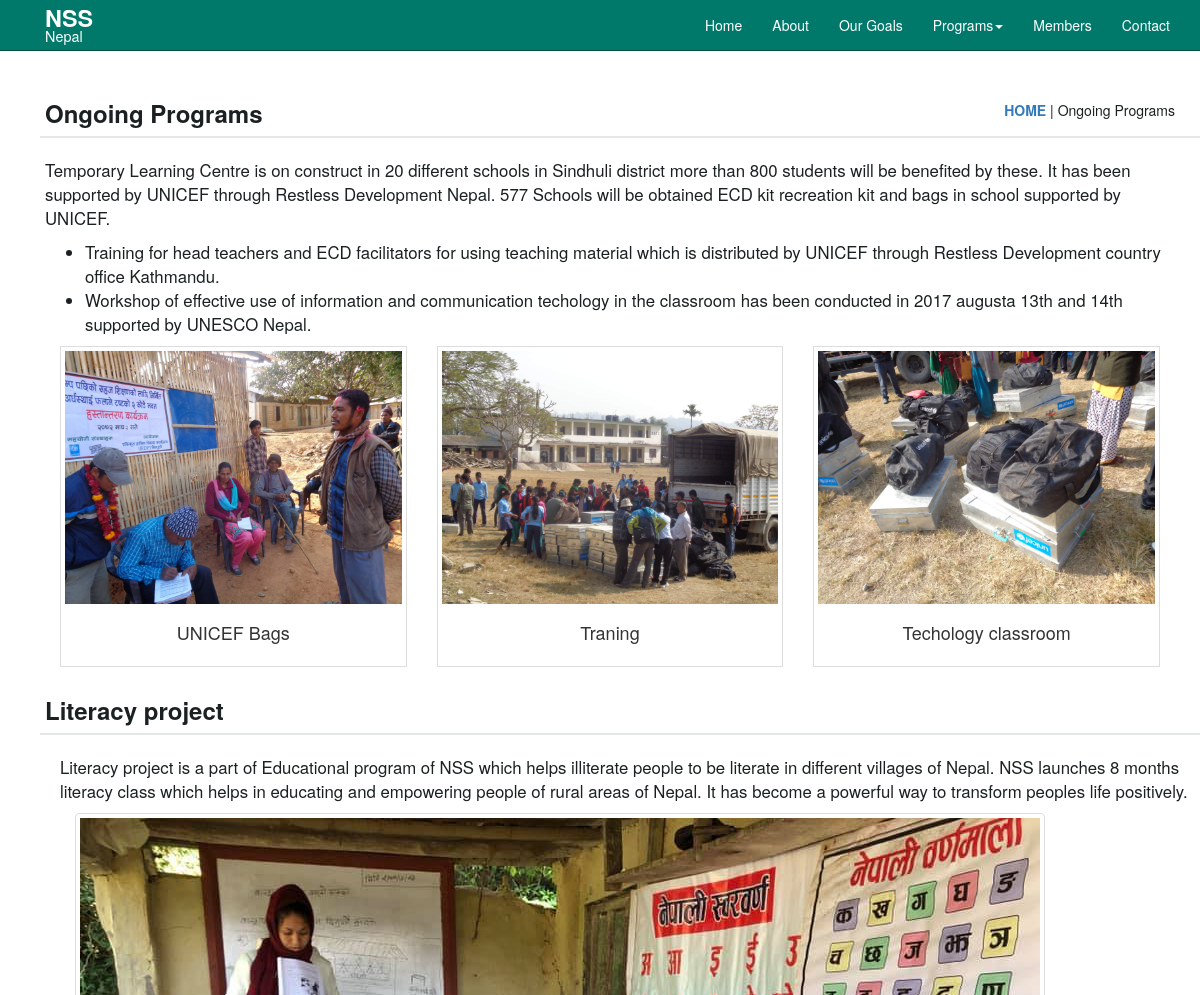
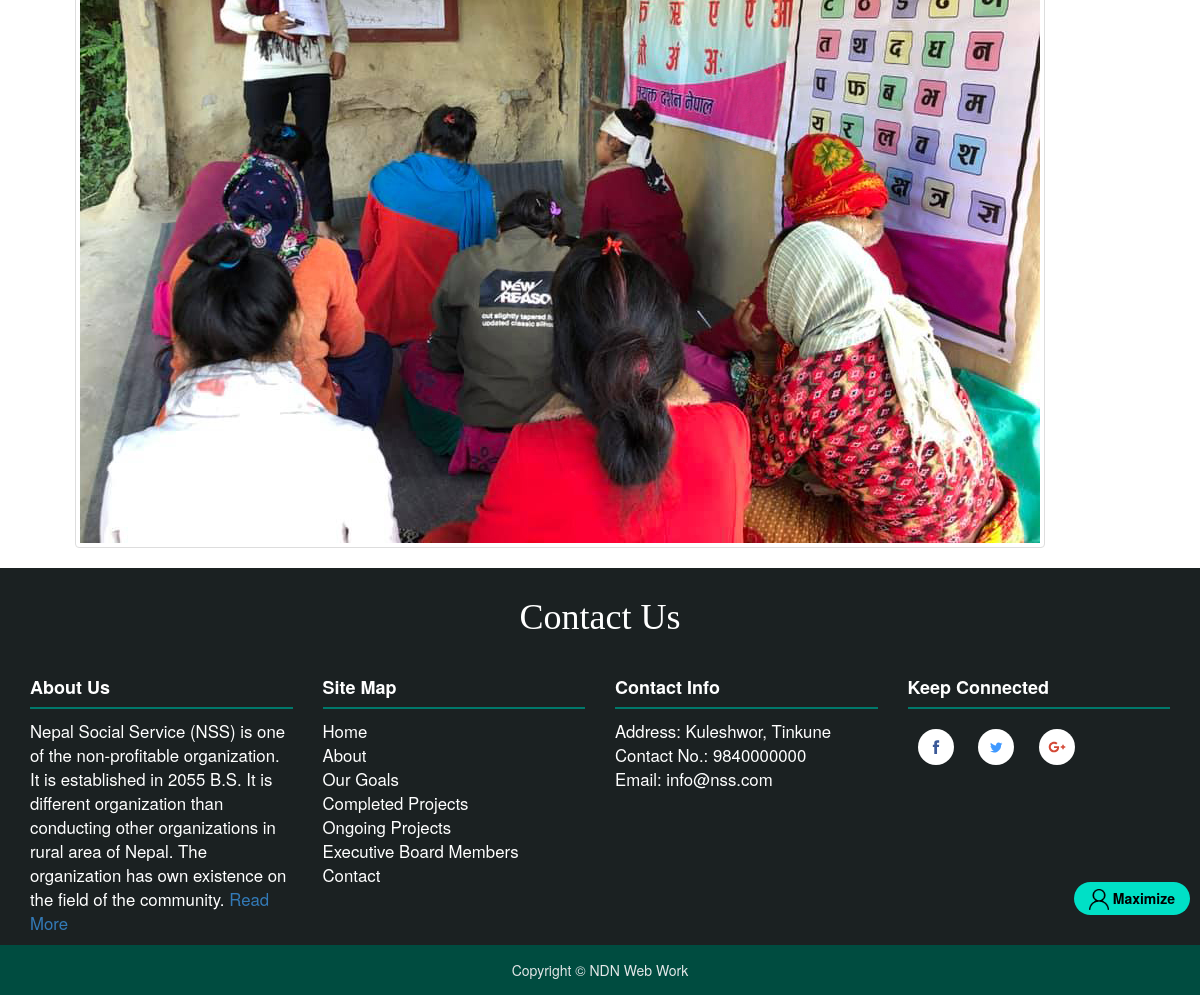
The page /pages/ongoing.php?min=1 (signed in) on the database its author committed (2 pictures, top to bottom).
### tables this page shows
CREATE TABLE `tb_project` (
  `SN` int(11) NOT NULL,
  `Pname` varchar(100) NOT NULL,
  `Pcondition` varchar(200) NOT NULL,
  `Description` text NOT NULL,
  `Pimage` varchar(255) NOT NULL
);

### pages/ongoing.php (the view, shortened to what this page needs)
<?php
  include "../admin/connect.php";
?>
<!DOCTYPE html>
<html>
<head>
  <link rel="stylesheet" type="text/css" href="https://maxcdn.bootstrapcdn.com/bootstrap/3.3.7/css/bootstrap.min.css">
  <link rel="stylesheet" type="text/css" href="../stylesheets/bootstrap.css">
  <link rel="stylesheet" type="text/css" href="http://fontawesome.io/assets/font-awesome/css/font-awesome.css">
  <link rel="stylesheet" href="../stylesheets/main.css">
</head>
<body>
  <?php
    if (isset($_GET['min'])) {
      echo "
        <a href='../admin/dash/projects.php' class='amaximize'>
          <div class='admin_max'>
            <img src='../images/user.png' />
            <span>Maximize</span>
          </div>
        </a>
      ";
    }
    ?>
<nav class="navbar-fixed-top navbar-inverse md--navbar">
  <div class="container">
    <div class="navbar-header">
      <a class="navbar-brand" href="../index.php"><span class="main-logo">NSS</span><br><span class="sub-logo">Nepal</span></a>
    </div>
    <div class="collapse navbar-collapse" id="navbar-collapse-3">
      <ul class="nav navbar-nav navbar-right">
        <li><a href="../index.php">Home</a></li>
        <li><a href="about.html">About</a></li>
        <li><a href="ourGoal.html">Our Goals</a></li>
        <li class="dropdown">
          <a class="dropdown-toggle" data-toggle="dropdown" href="#">Programs<span class="caret"></span></a>
        </li>
        <li><a href="allmember.php">Members</a></li>
        <li><a href="contact.html">Contact</a></li>
      </ul>
    </div>
  </div>
</nav>
<section>
  <div class="container">
    <div class="row">
      <div class="ongoing">
        <div class="container">
          <div class="row">
              <div class="col-sm-6 ongoing__left"> <h3>Ongoing Programs</h3> </div>
              <div class="col-sm-6 ongoing__right"> <a href="../index.php">HOME</a> | Ongoing Programs </div>
          </div>
          <hr class="ongoing__hr">
        </div>
        <div class="ongoing__textcontents">
          <p>
            Temporary Learning Centre is on construct in 20 different schools in Sindhuli district more than 800 students will be benefited by these. It has been supported by UNICEF through Restless Development Nepal. 577 Schools will be obtained ECD kit recreation kit and bags in school supported by UNICEF.
          </p>
          <ul>
            <li>
              Training for head teachers and ECD facilitators for using teaching material which is distributed by UNICEF through Restless Development country office Kathmandu.
            </li>
            <li>
              Workshop of effective use of information and communication techology in the classroom has been conducted in 2017 augusta 13th and 14th supported by UNESCO Nepal.
            </li>
          </ul>
        </div>
        <div class="col-xs-18 col-sm-6 col-md-4">
          <div class="thumbnail">
            <img src="../images/ongoing/1.jpeg" alt="">
              <div class="caption">
                <h4 class="text-center">UNICEF Bags</h4>
              </div>
          </div>
        </div>
        <div class="col-xs-18 col-sm-6 col-md-4">
          <div class="thumbnail">
            <img src="../images/ongoing/2.jpeg" alt="">
              <div class="caption">
                <h4 class="text-center">Traning</h4>
              </div>
          </div>
        </div>
        <div class="col-xs-18 col-sm-6 col-md-4">
          <div class="thumbnail">
            <img src="../images/ongoing/3.jpeg" alt="">
              <div class="caption">
                <h4 class="text-center">Techology classroom</h4>
              </div>
          </div>
        </div>
        <?php
          $qry = "SELECT * FROM tb_project where Pcondition='ongoing'";
          $res = $con->query($qry);
          while($row = $res->fetch_object()){
        ?>
          <div class="container">
            <div class="row">
                <div class="col-sm-8 ongoing__left"> <h3><?php echo $row->Pname; ?></h3> </div>
            </div>
            <hr class="ongoing__hr">
            <div class="ongoing__textcontents">
              <p>
                <?php echo $row->Description; ?>
              </p>
            </div>
            <div class="col-xs-18 col-sm-8 col-md-12">
              <div class="e_thumbnail">
                <img class="img-responsive" src="../images/iprojects/<?php echo $row->Pimage; ?>" alt="">
              </div>
            </div>
          </div>
          <?php } ?>
        </div>
      </div>
    </div>
</section>
<section class="contact">
  <div class="container">
    <div class="row">
      <h1 class="text-center"> Contact Us </h1>
      <div class="col-sm-3">
        <div class="contact__aboutus">
          <h4> About Us </h4>
          <p>
            Nepal Social Service (NSS) is one of the non-profitable organization. It is established in 2055 B.S. It is different organization than conducting other organizations in  rural area of Nepal. The organization has own existence on the field of the community. <a href="about.html"> Read More </a>
          </p>
        </div>
      </div>
      <div class="col-sm-3">
        <h4>Site Map</h4>
        <ul class="contact__sitemap">
          <li><a href="../index.php">Home</a></li>
          <li><a href="about.html">About</a></li>
          <li><a href="ourGoal.html">Our Goals</a></li>
          <li><a href="completed.php">Completed Projects</a></li>
          <li><a href="ongoing.php">Ongoing Projects</a></li>
          <li><a href="pages/allmember.php">Executive Board Members</a></li>
          <li><a href="contact.html">Contact</a></li>
        </ul>
      </div>
      <div class="col-sm-3">
        <h4> Contact Info </h4>
        <p>
          Address: Kuleshwor, Tinkune<br>
          Contact No.: 9840000000<br>
          Email: info@nss.com
        </p>
      </div>
      <div class="col-sm-3">
        <h4> Keep Connected </h4>
        <div>
          <a href="#" class="social facebook" title="Facebook"><svg viewBox="0 0 512 512"><path d="M211.9 197.4h-36.7v59.9h36.7V433.1h70.5V256.5h49.2l5.2-59.1h-54.4c0 0 0-22.1 0-33.7 0-13.9 2.8-19.5 16.3-19.5 10.9 0 38.2 0 38.2 0V82.9c0 0-40.2 0-48.8 0 -52.5 0-76.1 23.1-76.1 67.3C211.9 188.8 211.9 197.4 211.9 197.4z"/></svg></a>
          <a href="#" class="social twitter" title="Twitter"></a>
          <a href="#" class="social googleplus" title="GooglePlus"></a>
    </div>
  </div>
</section>
<footer>
  <div class="bottom">
    <a href="https://www.facebook.com/nedan.stha" target="_blank">
      <p> Copyright &copy; NDN Web Work</p>
    </a>
  </div>
</footer>
</body>
</html>

### stylesheets/main.css (style rules this page uses)
.amaximize { text-decoration: none; color: #000; z-index: 99; }
.admin_max { position: fixed; background-color: #00e0c6; border-radius: 20px; right: 10px; bottom: 80px; padding: 5px 15px; z-index: 99; font-weight: bold; }
.admin_max > img { width: 20px; }
.admin_max > span { bottom: -1px; position: relative; }
.md--navbar { color: #fff; background-color: #00796B; border-color: #00796B; border-bottom: 1px solid #004c40; }
.navbar-brand { line-height: 15px; padding: 10px 15px; }
.main-logo { font-weight: bold; font-size: 1.3em; }
.sub-logo { font-size: 0.8em; font-weight: normal; }
.navbar-nav > li { transition: .3s; }
.contact { background-color: #1b2122; color: #fff; font-size: 1.2em; }
.contact h1 { font-family: "Bree Serif", serif; margin: 30px; }
.contact h4 { font-weight: bold; padding-bottom: 10px; border-bottom: 2px solid #00796B; }
.contact__aboutus a { text-decoration: none; transition: 0.5s; }
.contact__sitemap { padding: 0px; }
.contact__sitemap li { list-style: none; padding: 0px; }
.contact__sitemap a { color: white; text-decoration: none; transition: 0.3s; }
.social { display: inline-block; width: 36px; height: 36px; padding: 8px; border-radius: 100%; background-color: white; margin: 10px; transition: all 0.5s ease-in-out; }
.social svg { transition: transform 0.5s ease-out; }
.facebook { fill: #3b5998; }
.twitter { fill: #4099FF; }
.googleplus { fill: #d34836; }
.bottom { background-color: #004c40; color: #E3E7E8; text-align: center; padding: 15px 0px 5px 0px; }
.bottom a { color: #E3E7E8; text-decoration: none; }
.ongoing { margin: 90px 10px 0px 30px; color: #1b2122; }
.ongoing h3 { margin: 0px; font-weight: bold; }
.ongoing__left { padding: 10px 0px; }
.ongoing__right { text-align: right; padding: 10px 40px; }
.ongoing a { font-weight: bold; text-decoration: none; transition: 0.3s; }
.ongoing__textcontents { font-size: 1.2em; }
.ongoing__hr { border-top: 2px solid #E3E7E8; margin-top: 0px; margin-left: -20px; }
.ongoing .thumbnail { border-radius: 0px; }
.e_thumbnail { display: block; padding: 4px; width: fit-content; margin-bottom: 20px; line-height: 1.42857143; background-color: #fff; border: 1px solid #ddd; border-radius: 4px; }
a { outline: 0; }

### rows shown on the page
tb_project: Pname "Literacy project", Description "Literacy project is a part of Educational program of NSS which helps illiterate people to be literate in different villages of Nepal. NSS launches 8 months literacy class which helps in educating and empowering people of rural areas of Nepal. It has become a powerful way to transform peoples life positively.", Pimage (picture)
